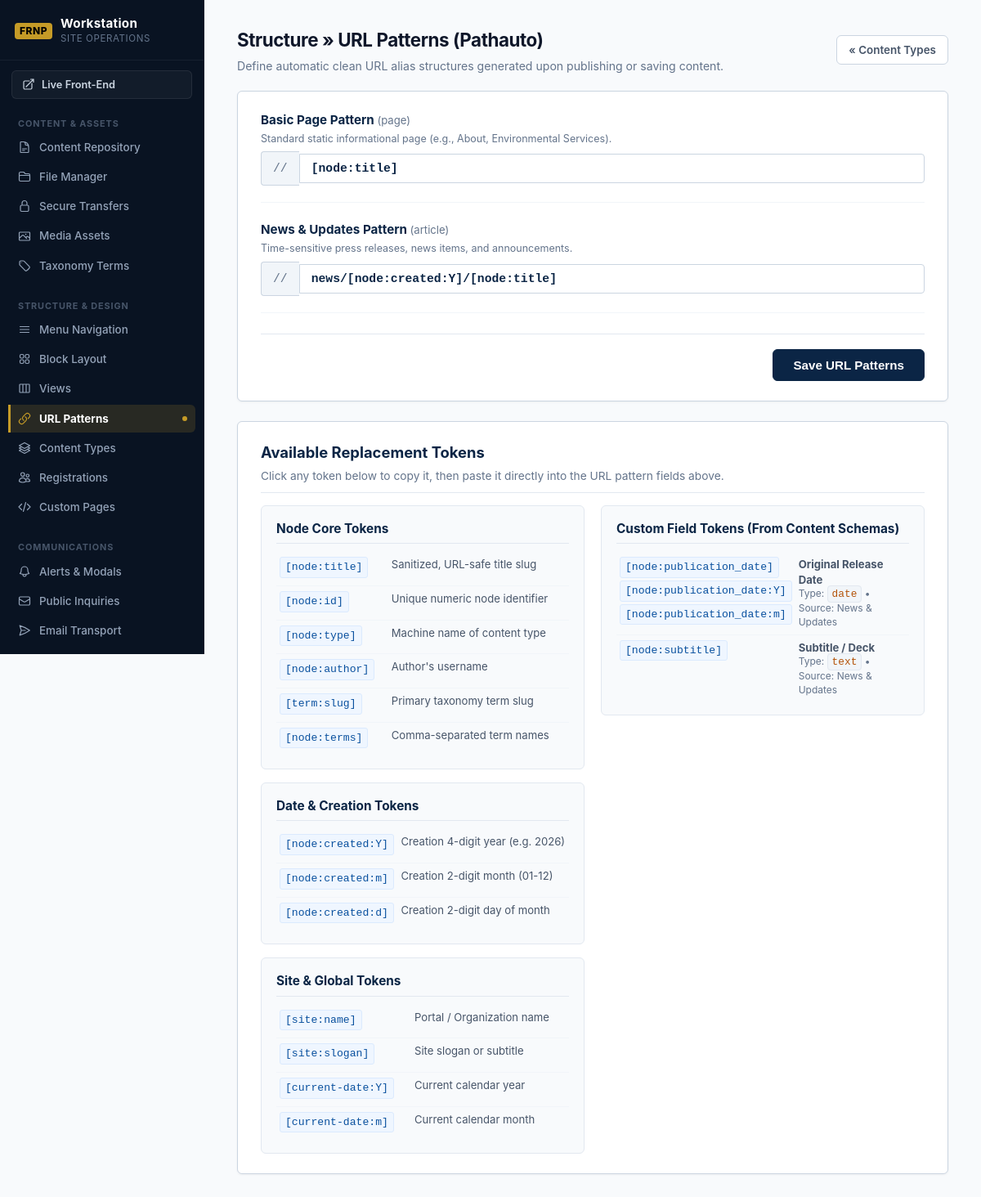
Screenshot of /admin/pathauto.php (signed in) with the database file from the repository.
### tables this page shows
CREATE TABLE `content_types` (
    `id` INT UNSIGNED AUTO_INCREMENT PRIMARY KEY,
    `type` VARCHAR(32) NOT NULL UNIQUE,
    `name` VARCHAR(64) NOT NULL,
    `description` TEXT NULL,
    `has_body` TINYINT(1) NOT NULL DEFAULT 1,
    `fields_schema` JSON NULL,  
    `created_at` DATETIME NOT NULL DEFAULT CURRENT_TIMESTAMP
);

### includes/auth.php (called while the page is built, shortened)
<?php
if (!function_exists('base_path')) {
    function base_path(string $path = ''): string {
        static $base = null;
        if ($base === null) {
            $script = str_replace('\\', '/', $_SERVER['SCRIPT_NAME'] ?? '');
            if (preg_match('#^(.*?)/(admin|api|includes|custom_pages)/#', $script, $matches)) {
                $base = rtrim($matches[1], '/');
            } else {
                $dir = dirname($script);
                $base = ($dir === '/' || $dir === '\\' || $dir === '.') ? '' : rtrim($dir, '/');
            }
        }
        $clean = ltrim($path, '/');
        if ($clean === '' || $clean === 'home') {
            return $base !== '' ? $base : '/';
        }
        return ($base !== '' ? $base : '') . '/' . $clean;
    }
}

### includes/content.php (called while the page is built, shortened)
<?php
function get_content_types(): array {
    $db = get_db();
    return $db->query('SELECT * FROM content_types ORDER BY name ASC')->fetchAll();
}
    ?>

### admin/pathauto.php (the view, shortened to what this page needs)
<?php
require_once __DIR__ . '/../includes/auth.php';
require_once __DIR__ . '/../includes/content.php';
$content_types = get_content_types();
$custom_field_tokens = [];
foreach ($content_types as $ct) {
    $schema = json_decode($ct['fields_schema'] ?? '[]', true);
    foreach ($schema as $fld) {
        $name = trim((string)($fld['name'] ?? ''));
        $type = trim((string)($fld['type'] ?? 'text'));
        $label = trim((string)($fld['label'] ?? $name));
        if (!isset($custom_field_tokens[$name])) {
            $custom_field_tokens[$name] = [
                'name'         => $name,
                'label'        => $label,
                'type'         => $type,
                'content_type' => $ct['name'],
            ];
        }
    }
}
ksort($custom_field_tokens);
?>
<!DOCTYPE html>
<html lang="en">
<head>
    <link rel="stylesheet" href="<?= base_path('assets/css/admin.css') ?>">
</head>
<body>
    <div class="admin-wrapper">
        <aside class="admin-nav">
            <?php require __DIR__ . '/nav.php'; ?>
        </aside>
        <main class="admin-main" style="max-width: 1100px;">
            <div style="display: flex; justify-content: space-between; align-items: center; margin-bottom: 20px;">
                <div>
                    <h1 style="margin: 0 0 4px 0;">Structure &raquo; URL Patterns (Pathauto)</h1>
                    <p style="color: #64748b; font-size: 0.88rem; margin: 0;">
                        Define automatic clean URL alias structures generated upon publishing or saving content.
                    </p>
                </div>
                <div>
                    <a href="<?= base_path('admin/content_types.php') ?>" class="btn-secondary" style="font-size: 0.84rem;">&laquo; Content Types</a>
                </div>
            </div>
            <div class="single-col-layout">
                <section class="pattern-card">
                    <form method="POST" action="<?= base_path('admin/pathauto.php') ?>">
                        <?php foreach ($content_types as $ct): ?>
                            <?php
                                $pattern_val = $ct['url_pattern'] ?? '';
                                if ($pattern_val === '') {
                                    $pattern_val = ($ct['type'] === 'article') ? 'news/[node:created:Y]/[node:title]' : '[node:title]';
                                }
                            ?>
                            <div class="pattern-row">
                                <label style="display: block; font-weight: 700; color: #0b2545; font-size: 0.95rem; margin-bottom: 2px;">
                                    <?= htmlspecialchars($ct['name']) ?> Pattern
                                    <span style="font-weight: normal; font-size: 0.82rem; color: #64748b;">(<?= htmlspecialchars($ct['type']) ?>)</span>
                                </label>
                                <?php if (!empty($ct['description'])): ?>
                                    <small style="color: #64748b; display: block; margin-bottom: 6px;">
                                        <?= htmlspecialchars($ct['description']) ?>
                                    </small>
                                <?php endif; ?>
                                <div class="pattern-input-group">
                                    <span class="pattern-prefix"><?= base_path() ?>/</span>
                                    <input type="text"
                                           name="patterns[<?= htmlspecialchars($ct['type']) ?>]"
                                           value="<?= htmlspecialchars($pattern_val) ?>"
                                           class="pattern-input"
                                           required>
                                </div>
                            </div>
                        <?php endforeach; ?>
                        <div style="margin-top: 25px; padding-top: 18px; border-top: 1px solid #e2e8f0; display: flex; justify-content: flex-end;">
                            <button type="submit" class="btn-primary" style="padding: 10px 24px; font-size: 0.95rem;">Save URL Patterns</button>
                        </div>
                    </form>
                </section>
                <section class="pattern-card">
                    <div style="border-bottom: 1px solid #e2e8f0; padding-bottom: 10px; margin-bottom: 12px;">
                        <h2 style="margin: 0 0 4px 0; color: #0b2545; font-size: 1.15rem;">Available Replacement Tokens</h2>
                        <p style="color: #64748b; font-size: 0.86rem; margin: 0;">
                            Click any token below to copy it, then paste it directly into the URL pattern fields above.
                        </p>
                    </div>
                    <div class="token-columns-grid">
                        <div>
                            <div class="token-group" style="margin-bottom: 16px;">
                                <h3>Node Core Tokens</h3>
                                <table class="token-table">
                                    <tr>
                                        <td><code class="token-code">[node:title]</code></td>
                                        <td class="token-desc">Sanitized, URL-safe title slug</td>
                                    </tr>
                                    <tr>
                                        <td><code class="token-code">[node:id]</code></td>
                                        <td class="token-desc">Unique numeric node identifier</td>
                                    </tr>
                                    <tr>
                                        <td><code class="token-code">[node:type]</code></td>
                                        <td class="token-desc">Machine name of content type</td>
                                    </tr>
                                    <tr>
                                        <td><code class="token-code">[node:author]</code></td>
                                        <td class="token-desc">Author's username</td>
                                    </tr>
                                    <tr>
                                        <td><code class="token-code">[term:slug]</code></td>
                                        <td class="token-desc">Primary taxonomy term slug</td>
                                    </tr>
                                    <tr>
                                        <td><code class="token-code">[node:terms]</code></td>
                                        <td class="token-desc">Comma-separated term names</td>
                                    </tr>
                                </table>
                            </div>
                            <div class="token-group" style="margin-bottom: 16px;">
                                <h3>Date & Creation Tokens</h3>
                                <table class="token-table">
                                    <tr>
                                        <td><code class="token-code">[node:created:Y]</code></td>
                                        <td class="token-desc">Creation 4-digit year (e.g. 2026)</td>
                                    </tr>
                                    <tr>
                                        <td><code class="token-code">[node:created:m]</code></td>
                                        <td class="token-desc">Creation 2-digit month (01-12)</td>
                                    </tr>
                                    <tr>
                                        <td><code class="token-code">[node:created:d]</code></td>
                                        <td class="token-desc">Creation 2-digit day of month</td>
                                    </tr>
                                </table>
                            </div>
                            <div class="token-group">
                                <h3>Site & Global Tokens</h3>
                                <table class="token-table">
                                    <tr>
                                        <td><code class="token-code">[site:name]</code></td>
                                        <td class="token-desc">Portal / Organization name</td>
                                    </tr>
                                    <tr>
                                        <td><code class="token-code">[site:slogan]</code></td>
                                        <td class="token-desc">Site slogan or subtitle</td>
                                    </tr>
                                    <tr>
                                        <td><code class="token-code">[current-date:Y]</code></td>
                                        <td class="token-desc">Current calendar year</td>
                                    </tr>
                                    <tr>
                                        <td><code class="token-code">[current-date:m]</code></td>
                                        <td class="token-desc">Current calendar month</td>
                                    </tr>
                                </table>
                            </div>
                        </div>
                        <div>
                            <div class="token-group">
                                <h3>Custom Field Tokens (From Content Schemas)</h3>
                                <?php if (empty($custom_field_tokens)): ?>
                                    <p style="color: #64748b; font-size: 0.85rem; margin: 8px 0;">
                                        No custom fields found. Add custom fields under <a href="<?= base_path('admin/content_types.php') ?>" style="color: #0b2545; font-weight: 600;">Content Types</a>.
                                    </p>
                                <?php else: ?>
                                    <table class="token-table">
                                        <?php foreach ($custom_field_tokens as $cf): ?>
                                            <tr>
                                                <td style="white-space: nowrap;">
                                                    <code class="token-code">[node:<?= htmlspecialchars($cf['name']) ?>]</code>
                                                    <?php if ($cf['type'] === 'date'): ?>
                                                        <br><code class="token-code">[node:<?= htmlspecialchars($cf['name']) ?>:Y]</code>
                                                        <br><code class="token-code">[node:<?= htmlspecialchars($cf['name']) ?>:m]</code>
                                                    <?php endif; ?>
                                                </td>
                                                <td class="token-desc">
                                                    <strong><?= htmlspecialchars($cf['label']) ?></strong>
                                                    <span style="font-size: 0.75rem; color: #64748b; display: block;">
                                                        Type: <code><?= htmlspecialchars($cf['type']) ?></code> &bull; Source: <?= htmlspecialchars($cf['content_type']) ?>
                                                    </span>
                                                </td>
                                            </tr>
                                        <?php endforeach; ?>
                                    </table>
                                <?php endif; ?>
                            </div>
                        </div>
                    </div>
                </section>
            </div>
        </main>
    </div>
</body>
</html>

### rows the page displays
content_types: name "Basic Page", type "page", description "Standard static informational page (e.g., About, Environmental Services).", type "[node:title]"
content_types: name "News & Updates", type "article", description "Time-sensitive press releases, news items, and announcements.", type "news/[node:created:Y]/[node:title]"

### other values shown
$group_label "CONTENT & ASSETS"
$item['title'] "Content Repository"
$item['title'] "File Manager"
$item['title'] "Secure Transfers"
$item['title'] "Media Assets"
$item['title'] "Taxonomy Terms"
$group_label "STRUCTURE & DESIGN"
$item['title'] "Menu Navigation"
$item['title'] "Block Layout"
$item['title'] "Views"
$item['title'] "URL Patterns"
$item['title'] "Content Types"
$item['title'] "Registrations"
$item['title'] "Custom Pages"
$group_label "COMMUNICATIONS"
